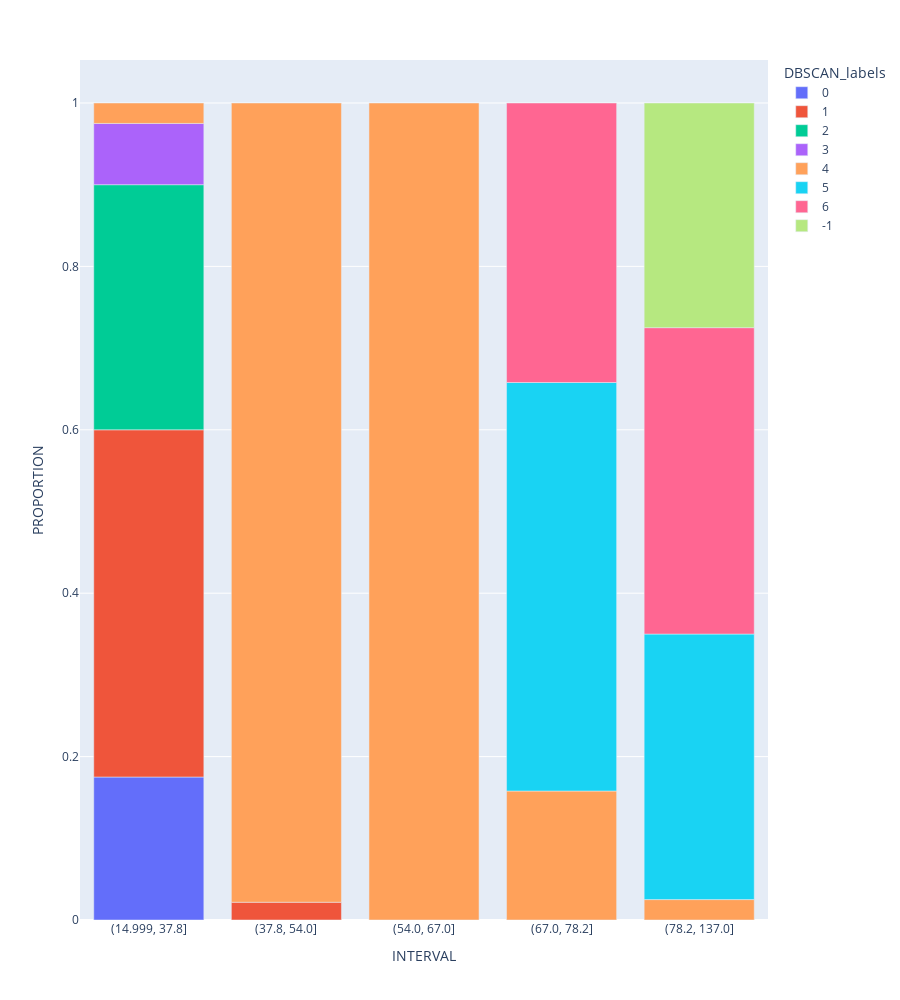
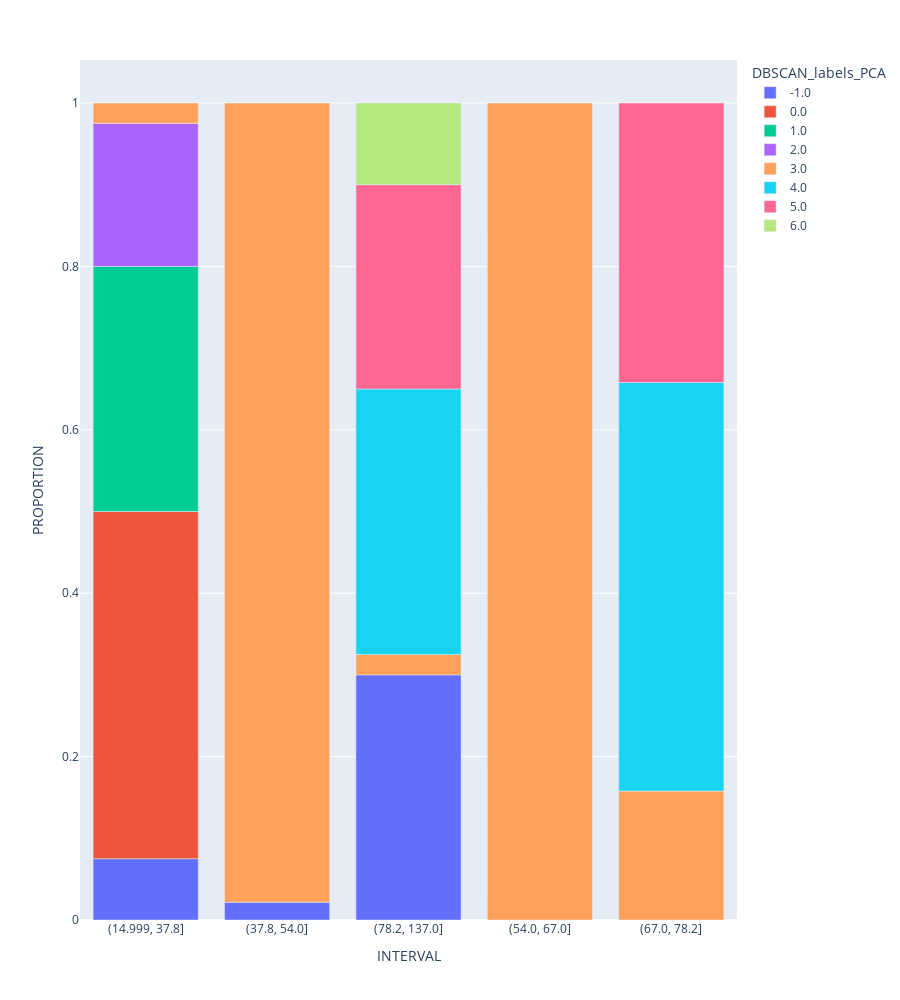

The cell these charts' notebook holds for them, in order:
### Code cell
fig = px.bar(IQ_DBSCAN,
             x ='INTERVAL',
             y='PROPORTION',
             color='DBSCAN_labels',
             barmode='relative',
             height=1000)
fig.show()
fig = px.bar(IQ_DBSCAN_PCA,
             x ='INTERVAL',
             y='PROPORTION',
             color='DBSCAN_labels_PCA',
             barmode='relative',
             height=1000)
fig.show()

### Figure 1 — Plotly figure (JSON) as saved in the notebook; plotly's stock layout.template omitted (floating-point values rounded to 4 significant figures)
{"data": [{"alignmentgroup": "True", "hovertemplate": "DBSCAN_labels=0<br>INTERVAL=%{x}<br>PROPORTION=%{y}<extra></extra>", "legendgroup": "0", "marker": {"color": "#636efa", "pattern": {"shape": ""}}, "name": "0", "offsetgroup": "0", "orientation": "v", "showlegend": true, "textposition": "auto", "type": "bar", "x": ["(14.999, 37.8]"], "xaxis": "x", "y": [0.175], "yaxis": "y"}, {"alignmentgroup": "True", "hovertemplate": "DBSCAN_labels=1<br>INTERVAL=%{x}<br>PROPORTION=%{y}<extra></extra>", "legendgroup": "1", "marker": {"color": "#EF553B", "pattern": {"shape": ""}}, "name": "1", "offsetgroup": "1", "orientation": "v", "showlegend": true, "textposition": "auto", "type": "bar", "x": ["(14.999, 37.8]", "(37.8, 54.0]"], "xaxis": "x", "y": [0.425, 0.02174], "yaxis": "y"}, {"alignmentgroup": "True", "hovertemplate": "DBSCAN_labels=2<br>INTERVAL=%{x}<br>PROPORTION=%{y}<extra></extra>", "legendgroup": "2", "marker": {"color": "#00cc96", "pattern": {"shape": ""}}, "name": "2", "offsetgroup": "2", "orientation": "v", "showlegend": true, "textposition": "auto", "type": "bar", "x": ["(14.999, 37.8]"], "xaxis": "x", "y": [0.3], "yaxis": "y"}, {"alignmentgroup": "True", "hovertemplate": "DBSCAN_labels=3<br>INTERVAL=%{x}<br>PROPORTION=%{y}<extra></extra>", "legendgroup": "3", "marker": {"color": "#ab63fa", "pattern": {"shape": ""}}, "name": "3", "offsetgroup": "3", "orientation": "v", "showlegend": true, "textposition": "auto", "type": "bar", "x": ["(14.999, 37.8]"], "xaxis": "x", "y": [0.075], "yaxis": "y"}, {"alignmentgroup": "True", "hovertemplate": "DBSCAN_labels=4<br>INTERVAL=%{x}<br>PROPORTION=%{y}<extra></extra>", "legendgroup": "4", "marker": {"color": "#FFA15A", "pattern": {"shape": ""}}, "name": "4", "offsetgroup": "4", "orientation": "v", "showlegend": true, "textposition": "auto", "type": "bar", "x": ["(14.999, 37.8]", "(37.8, 54.0]", "(54.0, 67.0]", "(67.0, 78.2]", "(78.2, 137.0]"], "xaxis": "x", "y": [0.025, 0.9783, 1, 0.1579, 0.025], "yaxis": "y"}, {"alignmentgroup": "True", "hovertemplate": "DBSCAN_labels=5<br>INTERVAL=%{x}<br>PROPORTION=%{y}<extra></extra>", "legendgroup": "5", "marker": {"color": "#19d3f3", "pattern": {"shape": ""}}, "name": "5", "offsetgroup": "5", "orientation": "v", "showlegend": true, "textposition": "auto", "type": "bar", "x": ["(67.0, 78.2]", "(78.2, 137.0]"], "xaxis": "x", "y": [0.5, 0.325], "yaxis": "y"}, {"alignmentgroup": "True", "hovertemplate": "DBSCAN_labels=6<br>INTERVAL=%{x}<br>PROPORTION=%{y}<extra></extra>", "legendgroup": "6", "marker": {"color": "#FF6692", "pattern": {"shape": ""}}, "name": "6", "offsetgroup": "6", "orientation": "v", "showlegend": true, "textposition": "auto", "type": "bar", "x": ["(67.0, 78.2]", "(78.2, 137.0]"], "xaxis": "x", "y": [0.3421, 0.375], "yaxis": "y"}, {"alignmentgroup": "True", "hovertemplate": "DBSCAN_labels=-1<br>INTERVAL=%{x}<br>PROPORTION=%{y}<extra></extra>", "legendgroup": "-1", "marker": {"color": "#B6E880", "pattern": {"shape": ""}}, "name": "-1", "offsetgroup": "-1", "orientation": "v", "showlegend": true, "textposition": "auto", "type": "bar", "x": ["(78.2, 137.0]"], "xaxis": "x", "y": [0.275], "yaxis": "y"}], "layout": {"barmode": "relative", "height": 1000, "legend": {"title": {"text": "DBSCAN_labels"}, "tracegroupgap": 0}, "margin": {"t": 60}, "xaxis": {"anchor": "y", "domain": [0, 1], "title": {"text": "INTERVAL"}}, "yaxis": {"anchor": "x", "domain": [0, 1], "title": {"text": "PROPORTION"}}}}

### Figure 2 — Plotly figure (JSON) as saved in the notebook; plotly's stock layout.template omitted (floating-point values rounded to 4 significant figures)
{"data": [{"alignmentgroup": "True", "hovertemplate": "DBSCAN_labels_PCA=-1.0<br>INTERVAL=%{x}<br>PROPORTION=%{y}<extra></extra>", "legendgroup": "-1.0", "marker": {"color": "#636efa", "pattern": {"shape": ""}}, "name": "-1.0", "offsetgroup": "-1.0", "orientation": "v", "showlegend": true, "textposition": "auto", "type": "bar", "x": ["(14.999, 37.8]", "(37.8, 54.0]", "(78.2, 137.0]"], "xaxis": "x", "y": [0.075, 0.02174, 0.3], "yaxis": "y"}, {"alignmentgroup": "True", "hovertemplate": "DBSCAN_labels_PCA=0.0<br>INTERVAL=%{x}<br>PROPORTION=%{y}<extra></extra>", "legendgroup": "0.0", "marker": {"color": "#EF553B", "pattern": {"shape": ""}}, "name": "0.0", "offsetgroup": "0.0", "orientation": "v", "showlegend": true, "textposition": "auto", "type": "bar", "x": ["(14.999, 37.8]"], "xaxis": "x", "y": [0.425], "yaxis": "y"}, {"alignmentgroup": "True", "hovertemplate": "DBSCAN_labels_PCA=1.0<br>INTERVAL=%{x}<br>PROPORTION=%{y}<extra></extra>", "legendgroup": "1.0", "marker": {"color": "#00cc96", "pattern": {"shape": ""}}, "name": "1.0", "offsetgroup": "1.0", "orientation": "v", "showlegend": true, "textposition": "auto", "type": "bar", "x": ["(14.999, 37.8]"], "xaxis": "x", "y": [0.3], "yaxis": "y"}, {"alignmentgroup": "True", "hovertemplate": "DBSCAN_labels_PCA=2.0<br>INTERVAL=%{x}<br>PROPORTION=%{y}<extra></extra>", "legendgroup": "2.0", "marker": {"color": "#ab63fa", "pattern": {"shape": ""}}, "name": "2.0", "offsetgroup": "2.0", "orientation": "v", "showlegend": true, "textposition": "auto", "type": "bar", "x": ["(14.999, 37.8]"], "xaxis": "x", "y": [0.175], "yaxis": "y"}, {"alignmentgroup": "True", "hovertemplate": "DBSCAN_labels_PCA=3.0<br>INTERVAL=%{x}<br>PROPORTION=%{y}<extra></extra>", "legendgroup": "3.0", "marker": {"color": "#FFA15A", "pattern": {"shape": ""}}, "name": "3.0", "offsetgroup": "3.0", "orientation": "v", "showlegend": true, "textposition": "auto", "type": "bar", "x": ["(14.999, 37.8]", "(37.8, 54.0]", "(54.0, 67.0]", "(67.0, 78.2]", "(78.2, 137.0]"], "xaxis": "x", "y": [0.025, 0.9783, 1, 0.1579, 0.025], "yaxis": "y"}, {"alignmentgroup": "True", "hovertemplate": "DBSCAN_labels_PCA=4.0<br>INTERVAL=%{x}<br>PROPORTION=%{y}<extra></extra>", "legendgroup": "4.0", "marker": {"color": "#19d3f3", "pattern": {"shape": ""}}, "name": "4.0", "offsetgroup": "4.0", "orientation": "v", "showlegend": true, "textposition": "auto", "type": "bar", "x": ["(67.0, 78.2]", "(78.2, 137.0]"], "xaxis": "x", "y": [0.5, 0.325], "yaxis": "y"}, {"alignmentgroup": "True", "hovertemplate": "DBSCAN_labels_PCA=5.0<br>INTERVAL=%{x}<br>PROPORTION=%{y}<extra></extra>", "legendgroup": "5.0", "marker": {"color": "#FF6692", "pattern": {"shape": ""}}, "name": "5.0", "offsetgroup": "5.0", "orientation": "v", "showlegend": true, "textposition": "auto", "type": "bar", "x": ["(67.0, 78.2]", "(78.2, 137.0]"], "xaxis": "x", "y": [0.3421, 0.25], "yaxis": "y"}, {"alignmentgroup": "True", "hovertemplate": "DBSCAN_labels_PCA=6.0<br>INTERVAL=%{x}<br>PROPORTION=%{y}<extra></extra>", "legendgroup": "6.0", "marker": {"color": "#B6E880", "pattern": {"shape": ""}}, "name": "6.0", "offsetgroup": "6.0", "orientation": "v", "showlegend": true, "textposition": "auto", "type": "bar", "x": ["(78.2, 137.0]"], "xaxis": "x", "y": [0.1], "yaxis": "y"}], "layout": {"barmode": "relative", "height": 1000, "legend": {"title": {"text": "DBSCAN_labels_PCA"}, "tracegroupgap": 0}, "margin": {"t": 60}, "xaxis": {"anchor": "y", "domain": [0, 1], "title": {"text": "INTERVAL"}}, "yaxis": {"anchor": "x", "domain": [0, 1], "title": {"text": "PROPORTION"}}}}
